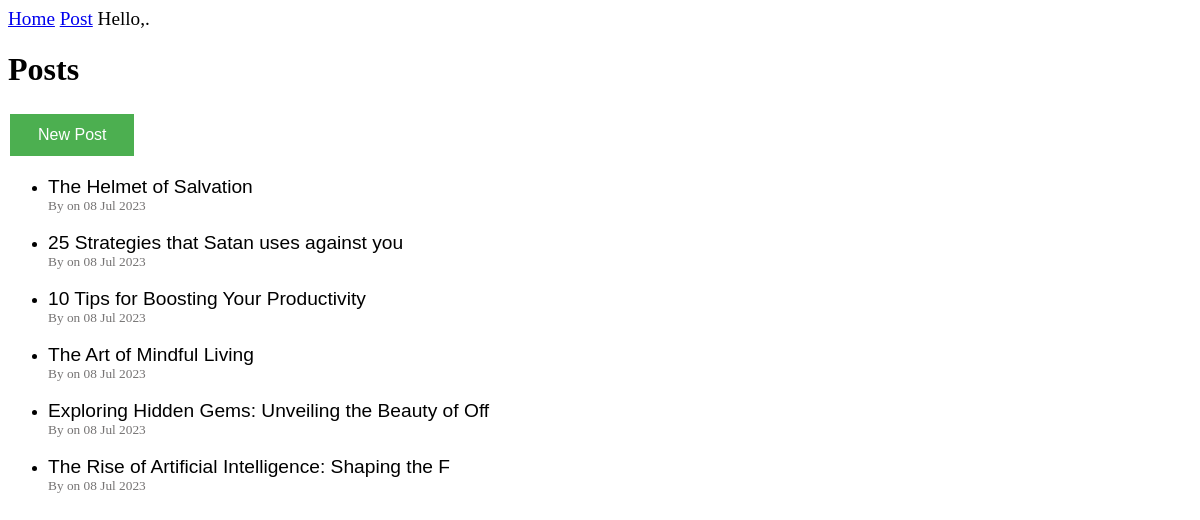
The page /posts/ (signed in) on the database its author committed.
### blogs/models.py (models this page shows, shortened)
class BlogPost(models.Model):
    title = models.CharField(max_length=50)
    text = models.TextField()
    date_added = models.DateTimeField(auto_now_add=True)

### blogs/views.py (the view)
# urls.py: path(r'posts/',views.posts,name='posts'),
def posts(request):
    posts = BlogPost.objects.order_by('date_added')
    context = {'posts': posts}
    return render(request, 'blogs/posts.html', context)

### blogs/templates/blogs/posts.html (shortened to what this page needs)
{% extends 'blogs/base.html' %}
{% block content %}
<!DOCTYPE html>
<html lang="en">
<head>
</head>
<body>
    <h1>Posts</h1>
    <a href="{% url 'blogs:new_post' %}">
        <button class="new--post--btn">New Post</button>
    </a>
    <ul>
    {% for post in posts%}
    <li>
        <div>
            <a class="title" href="{%url 'blogs:post' post.id%}" >{{post.title}}</a>
        </div>
        <div>
            <span class = "date">By on {{post.date_added|date:"d M Y"}}</span>
        </div>
    </li>
        <br>
        {% empty %}
        <li>No post have been added yet.</li>
    {% endfor%}
</ul>
</body>
</html>
{% endblock content %}

### blogs/templates/blogs/posts.html (style rules this page uses)
.date { font-family: 'Times New Roman', Times, serif; color: #757373; font-size: smaller; }
.title { font-family:'Gill Sans', 'Gill Sans MT', Calibri, 'Trebuchet MS', sans-serif; color: #000; text-decoration: none; font-size:larger; }
.new--post--btn { background-color: #4CAF50; border: none; color: white; padding: 12px 28px; text-align: center; text-decoration: none; display: inline-block; font-size: 16px; margin: 4px 2px; cursor: pointer; }

### rows shown on the page
BlogPost: title "The Helmet of Salvation", date_added "08 Jul 2023"
BlogPost: title "25 Strategies that Satan uses against you", date_added "08 Jul 2023"
BlogPost: title "10 Tips for Boosting Your Productivity", date_added "08 Jul 2023"
BlogPost: title "The Art of Mindful Living", date_added "08 Jul 2023"
BlogPost: title "Exploring Hidden Gems: Unveiling the Beauty of Off", date_added "08 Jul 2023"
BlogPost: title "The Rise of Artificial Intelligence: Shaping the F", date_added "08 Jul 2023"
